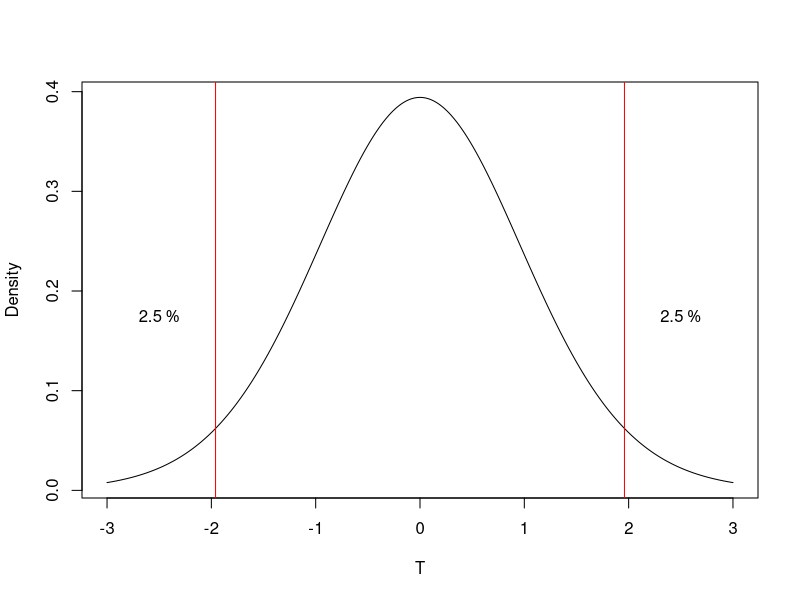

The R script that drew this image:
## ---- chunk 1
knitr::opts_chunk$set(echo = TRUE)
## ---- chunk 2
bodyfat <- read.csv('bodyfat.csv', header=FALSE)
colnames(bodyfat) <- c("fatpercent", "gender")
## ---- chunk 3

bodyfat <- read.csv('bodyfat.csv', header=FALSE)
colnames(bodyfat) <- c("fatpercent", "gender")

t_test <- t.test(fatpercent ~ gender, data = bodyfat)

t_statistic <- t_test$statistic
conf_interval <- t_test$conf.int
## ---- chunk 4
print(conf_interval)
## ---- chunk 5
cat("t-value:", t_statistic)
cat("P-Value:", t_test$p.value)
## ---- chunk 6
degfreedom <- (13+10)-2

plot(seq(-3, 3, by=0.01), dt(seq(-3, 3, by=0.01), degfreedom), type="l", xlab="T", ylab="Density")
abline(v=c(qnorm(0.025), qnorm(0.975)), col="red")

text(-2.5,0.175, expression(2.5~symbol("\045")))
text(2.5,0.175, expression(2.5~symbol("\045")))


